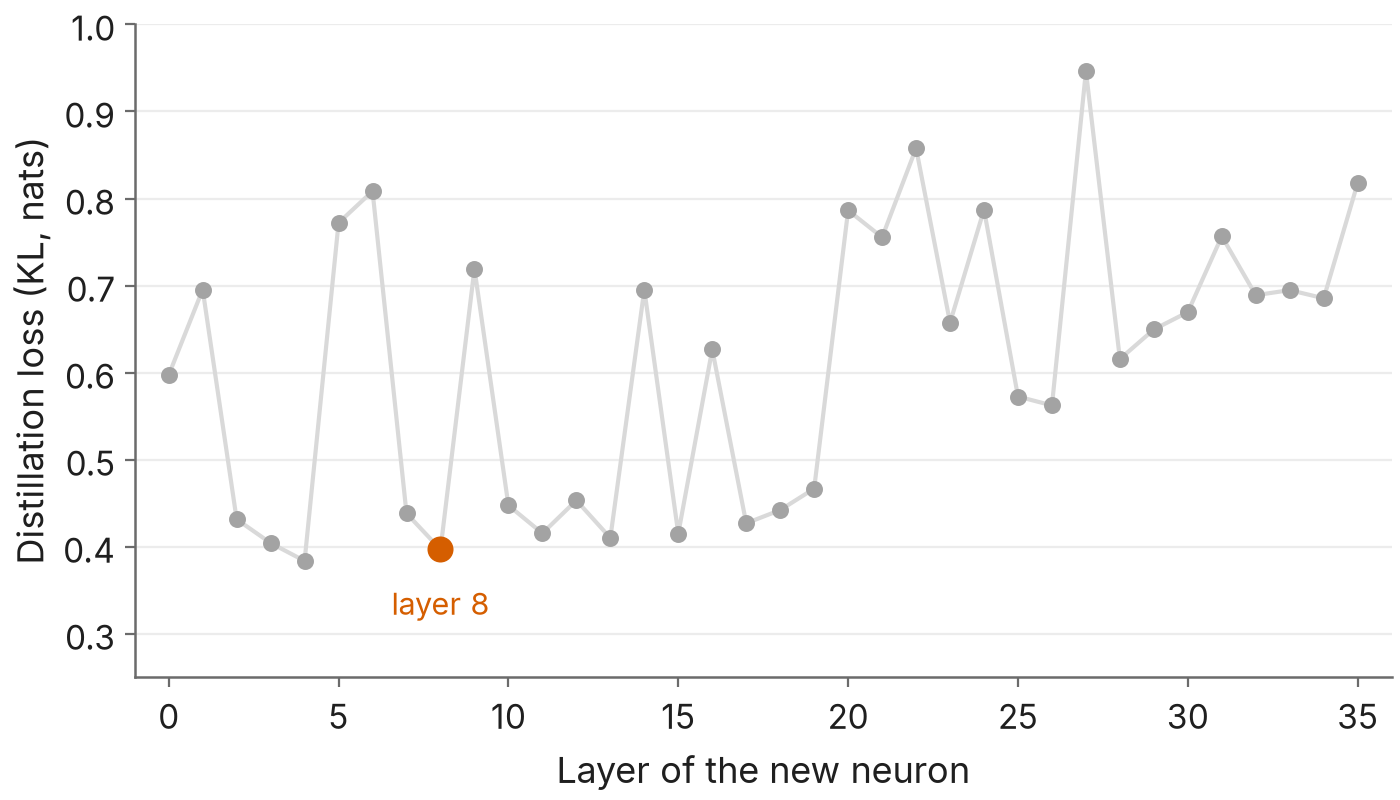

Generate this figure with Python:
"""Layer figure (site): the distillation loss (KL to Zero, held-out) of a new neuron at each of the 36 layers after the
first stage of the successive-halving search (30 steps of 16k tokens each), from the training log (fig_layers.csv).
Layer 8, the search's eventual winner, in the accent colour.
  uv run --no-project --with matplotlib python figures/fig_layers.py   -> figures/fig_layers.png"""
import csv, sys
from pathlib import Path
import matplotlib.pyplot as plt
HERE = Path(__file__).resolve().parent
sys.path.insert(0, str(HERE / "_kit"))
import figkit as fk

rows = [(int(r["layer"]), float(r["kl"])) for r in csv.DictReader(open(HERE / "fig_layers.csv"))]
L, K = zip(*rows)
fk.use()
fig, ax = plt.subplots(figsize=(7, 4))
ax.plot(L, K, color=fk.LIGHT, lw=1.5, zorder=1)
ax.scatter(L, K, color=fk.GREY, s=26, zorder=2)
w = L.index(8)
ax.scatter([8], [K[w]], color=fk.ACCENT, s=70, zorder=3)
ax.annotate("layer 8", (8, K[w]), xytext=(8, K[w] - 0.075), ha="center", color=fk.ACCENT, fontsize=11)
ax.set(xlabel="Layer of the new neuron", ylabel="Distillation loss (KL, nats)", xlim=(-1, 36), ylim=(0.25, 1.0))
fk.save(fig, HERE / "fig_layers.png")
